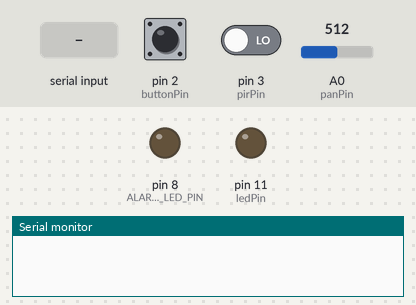
The sketch below on a simulated Arduino Uno, built with avr-gcc and run on an emulated ATmega328P. Parts: output pins drawn as LEDs (lit = HIGH), the last lines printed to the serial monitor. The inputs (shaded band) are chosen by the test bench; at power-on: pin 2 (buttonPin) LOW, pin 3 (pirPin) LOW, A0 (panPin) = 512.

Above: at 1.2 s.
1.3 s: pin 2 (buttonPin) pulled HIGH for 3.2 s
At 4.7 s:
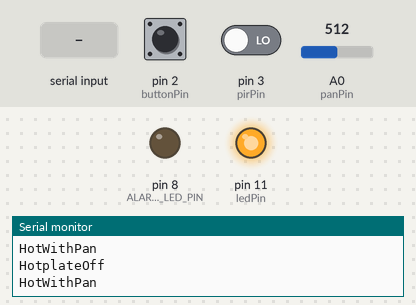
12.0 s: "SET HotplateLed OFF" received over Serial
At 13.4 s:
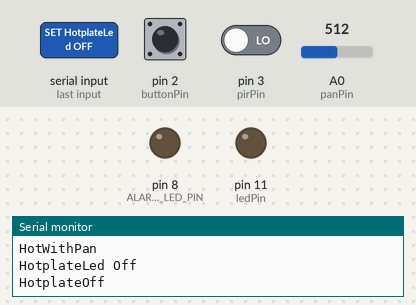
14.5 s: pin 2 (buttonPin) pulled HIGH for 1 s
At 16.1 s:
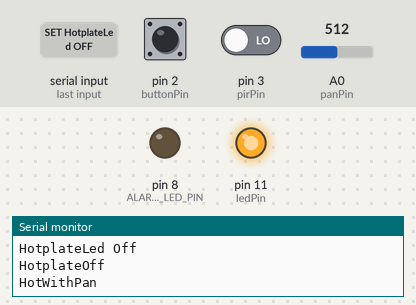
Timing chart, 0 to 17.6 s (numbered marks = the images above; inputs shaded):
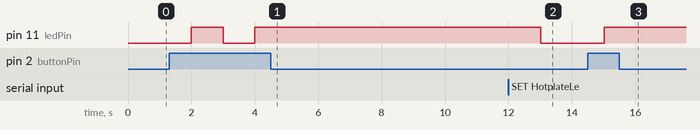

The sketch:

plaques_de_cuisson_captors.ino
```cpp
/* Constante */
const int consoleOutput = 9600;

/* Bouton poussoir */
const int buttonPin = 2;  // Port digital 2
int buttonState = 0;      // Etat courant du bouton

/* Led */
const int ledPin = 11;                  // Port digital 13
const int ALARM_HOTEPLATE_LED_PIN = 8;  // Port digital 8

bool ledState = false;    // Etat courant de la led

/* Presence Sensor */
const int pirPin = 3;
int pirMotionState = LOW;       // Pour commencer, nous considérons qu'il n'y a pas de nouvement.
int pirValue = 0;               // Variable utilisée pour lire l'entrée Pin 2 (valeur du PIR)

/* Capteur de pression */
const int panPin = A0;
int panValue;
bool isWeighted = false;

/* Dernier état envoyé */
bool lastState[] = {false, false};

/* Variables globales */
char command[500];
bool firstRead = true;

/* Initialize console output */
void initOutput() {
  Serial.begin(consoleOutput);
}

/* Initialize pins states */
void initPins() {
  pinMode(ledPin, OUTPUT);
  pinMode(ALARM_HOTEPLATE_LED_PIN, OUTPUT);
  pinMode(buttonPin, INPUT);
  pinMode(pirPin, INPUT);
}

/* Code Initialized Once */
void setup()
{
  initPins();
  initOutput();
}

/* Code executed in a loop */
void loop()
{
  /* On - Off */
  buttonState = digitalRead(buttonPin);

  if(buttonState == HIGH) {
    if(ledState) {
      digitalWrite(ledPin, LOW);
      ledState = false;
    } else {
      digitalWrite(ledPin, HIGH);
      ledState = true;
    }
  }

  /* Weight */
  panValue = analogRead(panPin);
  /*Serial.print("poids : ");
  Serial.println(panValue);*/
  if(panValue > 0) {
    isWeighted = true;
  } else {
    isWeighted = false;
  }

  /* Send information */
  if(ledState && isWeighted != lastState[1]) {
    if(isWeighted) {
      Serial.println("HotWithPan");
    } else {
      Serial.println("HotWithoutPan");
    }
  } else if(ledState && firstRead) {
    firstRead = false;
    if(isWeighted) {
      Serial.println("HotWithPan");
    } else {
      Serial.println("HotWithoutPan");
    }
  } else if(!ledState && !firstRead) {
    firstRead = true;
    Serial.println("HotplateOff");
  }

  /* Manage Presence */
  pirValue = digitalRead(pirPin);  // Lire la valeur d'entrée
  if (pirValue == HIGH) {
    if (pirMotionState == LOW) {
      // Si l'état du PIR est LOW, comme nous venons de détecter un mouvement
      // nous changeons l'état pirMotionState à HIGH (mouvement détecté)
      Serial.println("PresenceDetected");
      // Nous affichons le message seulement quand la sortie change
      pirMotionState = HIGH;
    }
  } else {
    if (pirMotionState == HIGH){
      // Si l'état PIR est HIGH (mouvement détecté) et que la sortie du PIR
      // passe à LOW, c'est que le mouvement à cessé!
      // Nous affichons le message que pour le changement d'état (détection mouvement)
      pirMotionState = LOW;
    }
  }

  /* Update current state */
  lastState[0] = ledState;
  lastState[1] = isWeighted;

  /* Receive commands */
  if(Serial.readBytes(command, 500) == 0){
	*command = NULL;
  }else{
	  char *p = command;
	  char *str;
	// Découpage des commandes
	  while ((str = strtok_r(p, ";", &p)) != NULL){
	   //actions
            //digitalWrite(LED_PIN, HIGH);

            if(strstr(str, "SET AlarmHotplateLed ON") > 0) {
              digitalWrite(ALARM_HOTEPLATE_LED_PIN, HIGH);
              Serial.println("AlarmHotplateLed On");
            }

            if(strstr(str, "SET AlarmHotplateLed OFF") > 0) {
              digitalWrite(ALARM_HOTEPLATE_LED_PIN, LOW);
              Serial.println("AlarmHotplateLed Off");
            }

            if(strstr(str, "SET HotplateLed ON") > 0) {
              digitalWrite(ledPin, HIGH);
              Serial.println("HotplateLed On");
            }

            if(strstr(str, "SET HotplateLed OFF") > 0) {
              digitalWrite(ledPin, LOW);
              Serial.println("HotplateLed Off");
              ledState = false;
            }

	}
  }

  //delay(250);
}
```

Measured:
- after the input at 1.3 s, pin 11 (ledPin): LOW → HIGH after 0.70 s, → LOW 1.0 s later, → HIGH 1.0 s later
- after the input at 12.0 s, pin 11 (ledPin): HIGH → LOW after 1.0 s
- after the input at 14.5 s, pin 11 (ledPin): LOW → HIGH after 0.52 s
